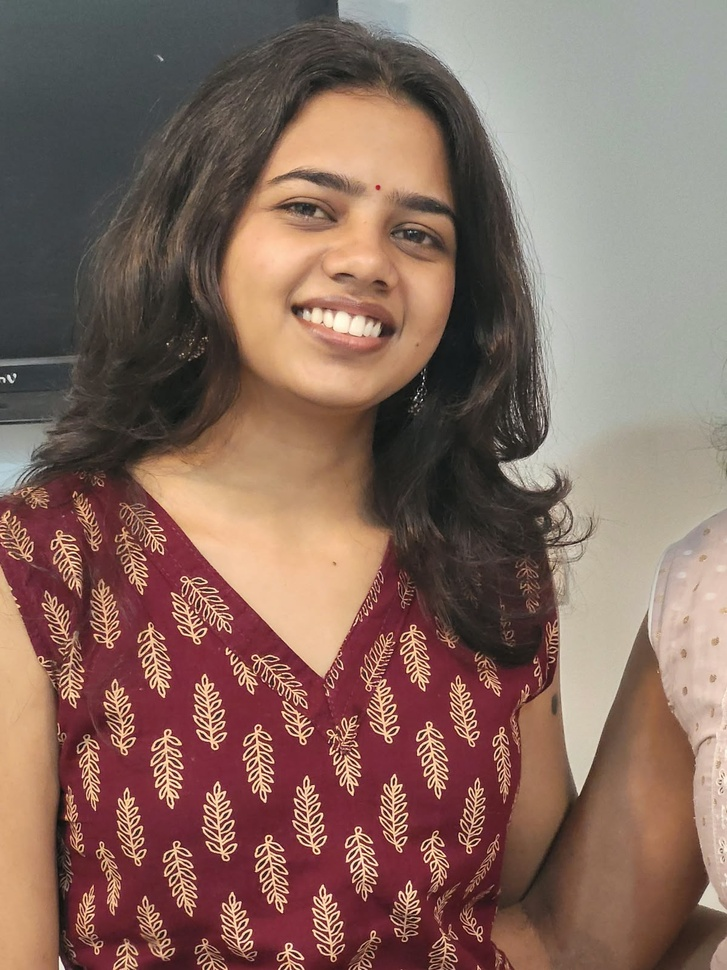
#> input picture person.jpg, 727 x 970 px, shrunk from 1200 x 1600 before the run
$ python main.py
#> lines starting #> are read from the running program, lines starting #| are printed output that depends on the picture
import cv2

image = cv2.imread("person.jpg")
#> image is the input picture: shape (970, 727, 3); mean B, G, R 95.5, 105.8, 133.6

gray = cv2.cvtColor(image, cv2.COLOR_BGR2GRAY)
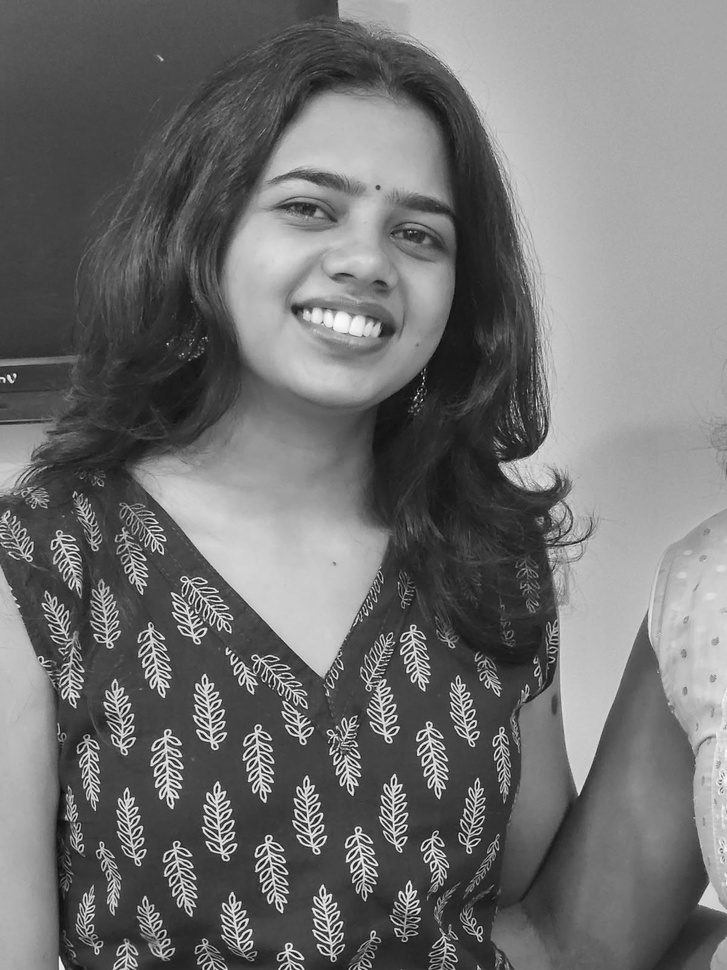
#> gray: shape (970, 727); min 0, max 255, mean 113

face_cascade = cv2.CascadeClassifier(
    cv2.data.haarcascades + "haarcascade_frontalface_default.xml"
)

faces = face_cascade.detectMultiScale(
    gray,
    scaleFactor=1.1,
    minNeighbors=5
)
#> faces = [[203, 99, 297, 297]]

print("Number of faces detected:", len(faces))
#| Number of faces detected: 1

for i, (x, y, w, h) in enumerate(faces):

    face = image[y:y+h, x:x+w]

    filename = f"face_{i+1}.jpg"

    cv2.imwrite(filename, face)

    print("Saved:", filename)

    cv2.imshow("Detected Face", face)
#> this loop made 1 pass
#| Saved: face_1.jpg
#> pass 1, `face = image[y:y+h, x:x+w]`:
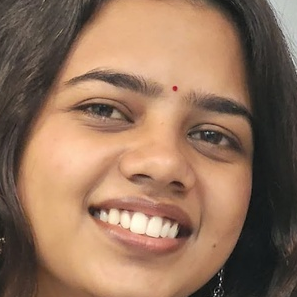
#> face: shape (297, 297, 3); mean B, G, R 91.8, 114.4, 147.1

cv2.waitKey(0)
cv2.destroyAllWindows()

$ run again, with document.jpg copied over person.jpg
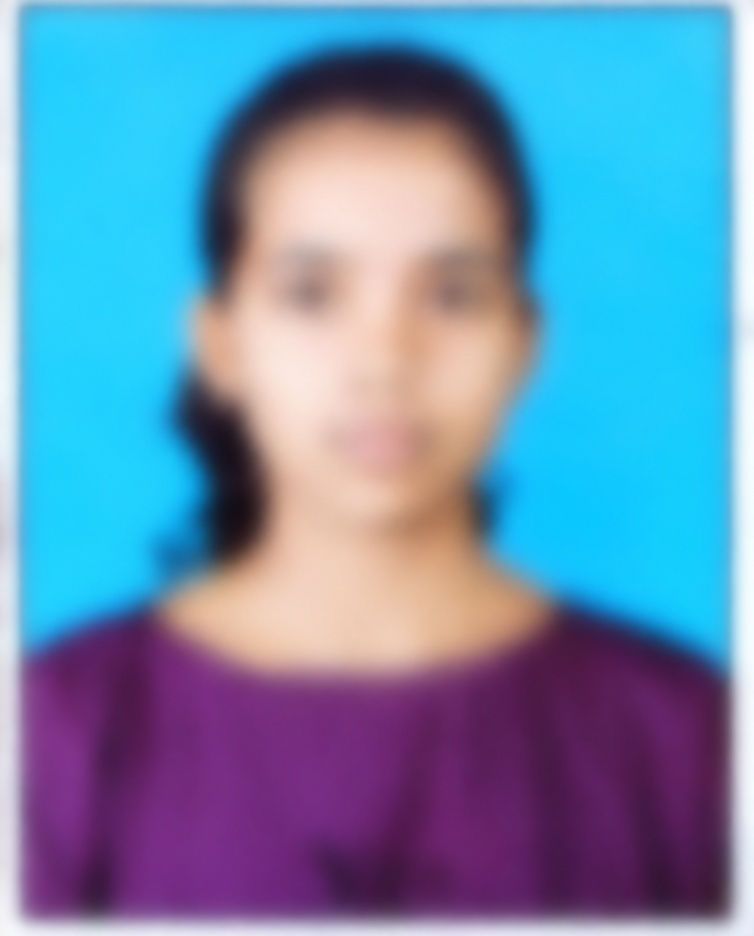
#> input picture document.jpg, 754 x 936 px, shrunk from 1125 x 1398 before the run
#> image is the input picture: shape (936, 754, 3); mean B, G, R 176.4, 142.4, 106.4
#> `gray = cv2.cvtColor(image, cv2.COLOR_BGR2GRAY)`:
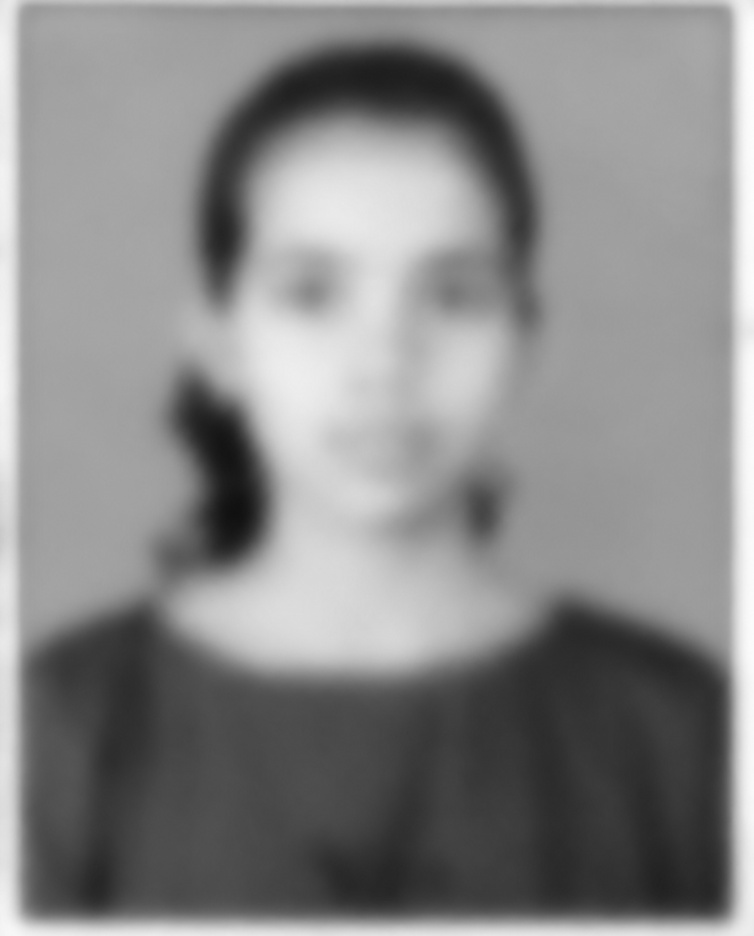
#> gray: shape (936, 754); min 15, max 253, mean 135.5
#> faces = [[197, 158, 367, 367]]
#| Number of faces detected: 1
#> the loop `for i, (x, y, w, h) in enumerate(faces): ` made 1 pass
#> (printed output is left out)
#> pass 1, `face = image[y:y+h, x:x+w]`:
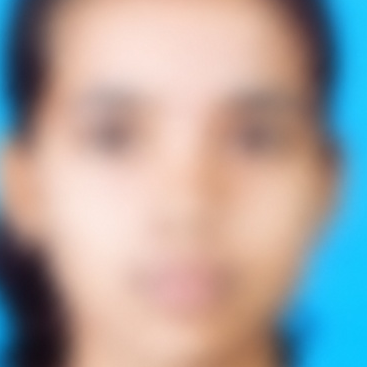
#> face: shape (367, 367, 3); mean B, G, R 159.6, 162.7, 170.3
